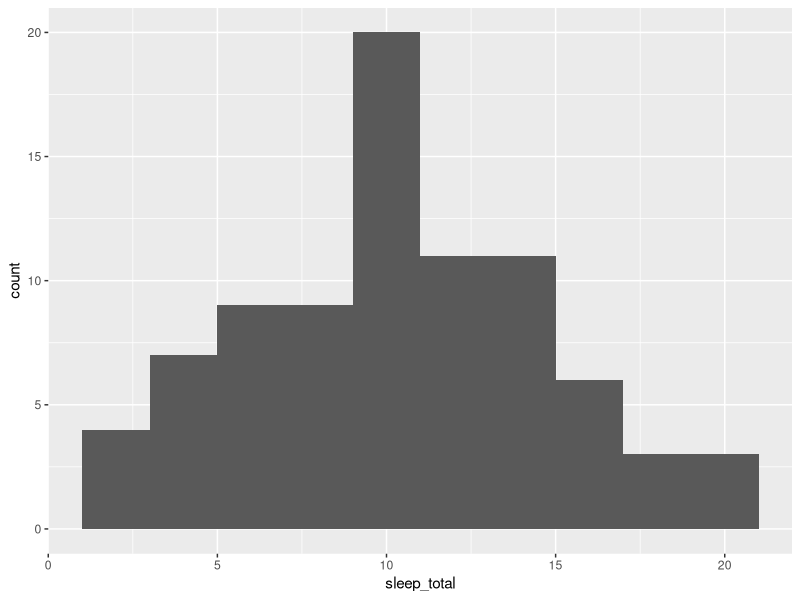
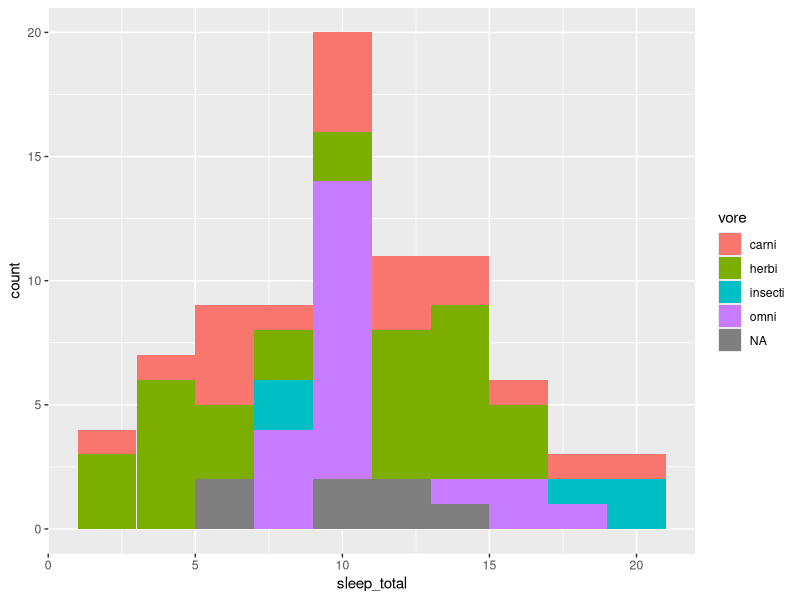
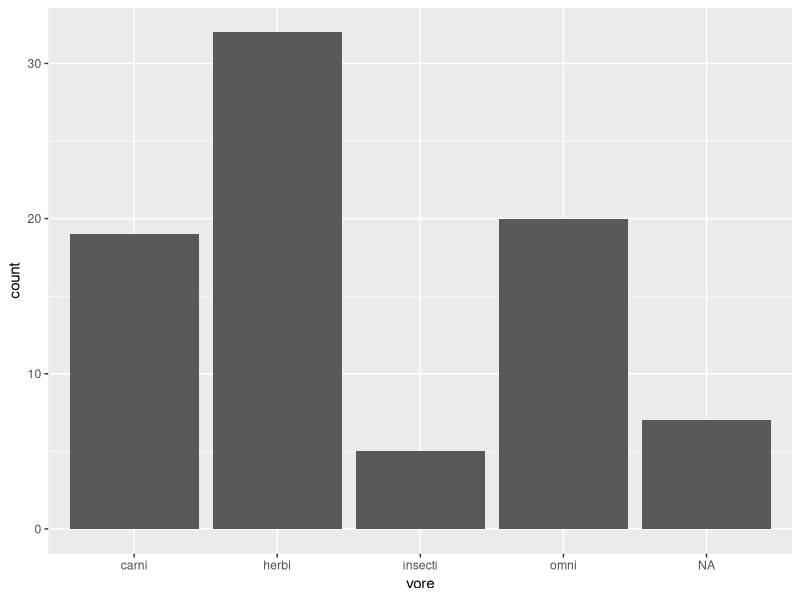
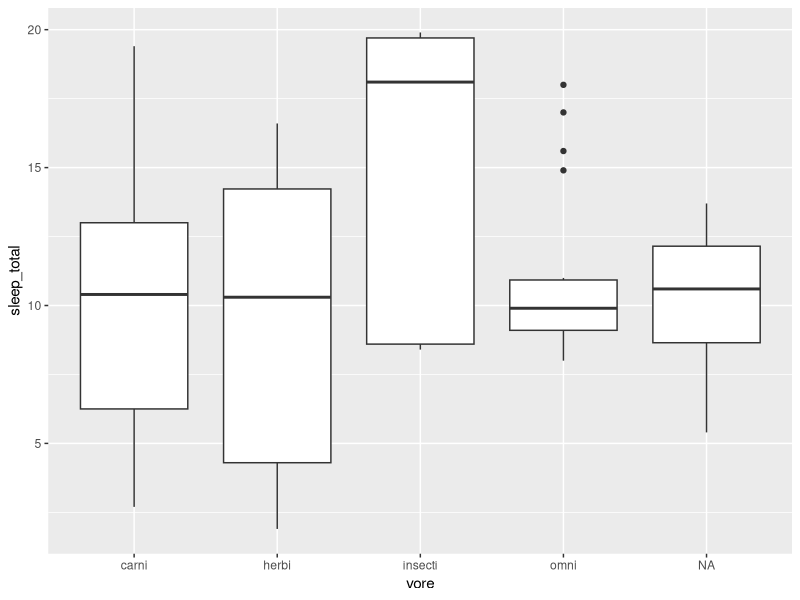
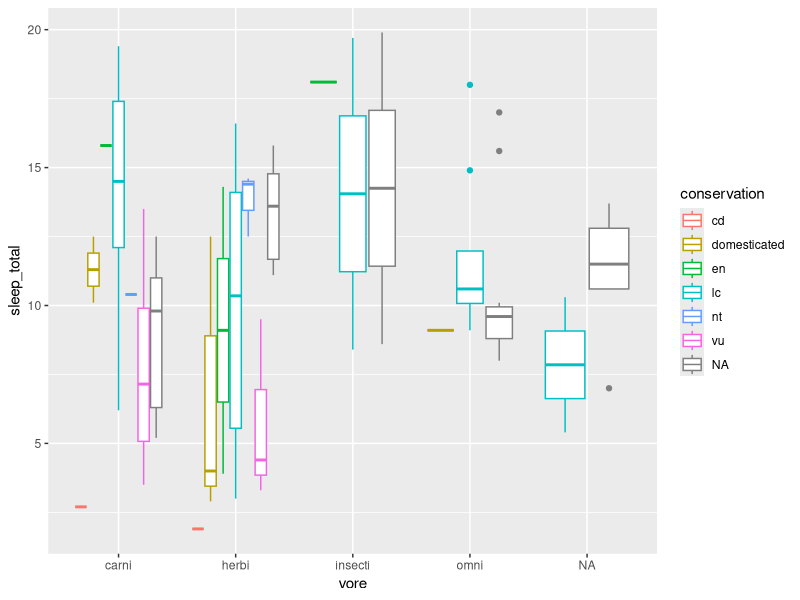
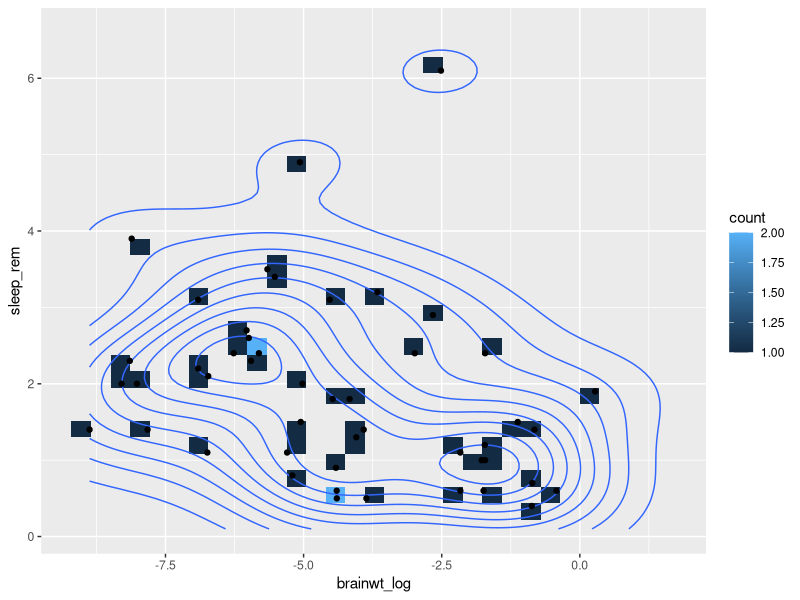
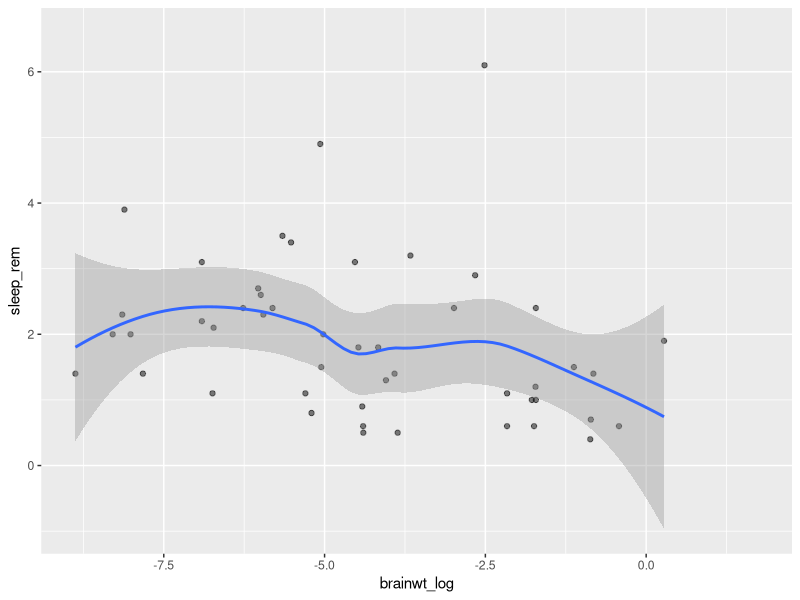
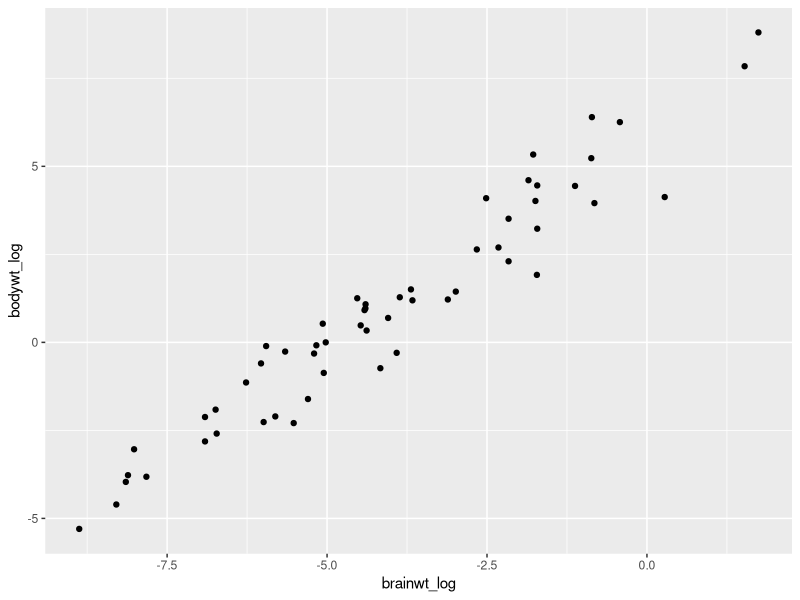

These figures' R source, in order:
## ---- chunk 1
library(ggplot2)
library(tidyverse)
msleep2 <- msleep %>% mutate(brainwt_log = log(brainwt))
## ---- chunk 2
ggplot(msleep, aes(x = sleep_total)) +
    geom_histogram(bins = 10)
## ---- chunk 3
ggplot(msleep, aes(x = sleep_total, fill = vore)) +
    geom_histogram(bins = 10)
## ---- chunk 4
ggplot(data = msleep, aes(x = vore)) + 
  geom_bar()
## ---- chunk 5
ggplot(data = msleep, aes(x = vore, y = sleep_total)) + 
  geom_boxplot()
## ---- chunk 6
ggplot(msleep, aes(x = vore, y = sleep_total, color = conservation)) +
    geom_boxplot() 
## ---- chunk 7
ggplot(data = msleep2, mapping = aes(x = brainwt_log, y = sleep_rem)) +
    geom_bin2d() +
    geom_density_2d() +
    geom_point()
## ---- chunk 8
ggplot(data = msleep2, mapping = aes(x = brainwt_log, y = sleep_rem)) +
    geom_point(alpha = 0.5) +
    geom_smooth()

msleep3 <- msleep2 %>% mutate(bodywt_log = log(bodywt))

my.plot <- ggplot(msleep3, aes(x = brainwt_log, y = bodywt_log)) + 
  geom_point()
my.plot

## ---- chunk 9
ggplot(data = msleep2, mapping = aes(x = brainwt_log, y = sleep_rem)) +
    geom_smooth(aes(color = vore)) 
## ---- chunk 10
ggplot(data = msleep2, mapping = aes(x = brainwt_log, y = sleep_rem)) +
    geom_point() +
    geom_smooth(aes(color = vore)) +
    facet_wrap( ~ vore)
